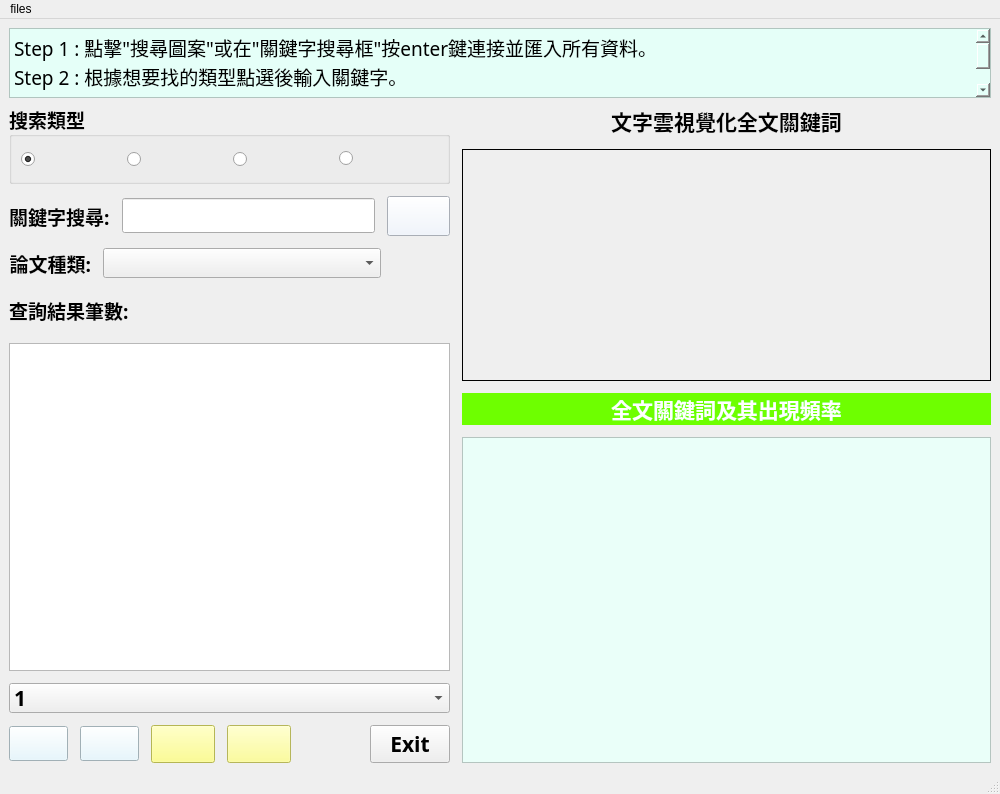
<?xml version="1.0" encoding="UTF-8"?>
<ui version="4.0">
 <class>MainWindow</class>
 <widget class="QMainWindow" name="MainWindow">
  <property name="geometry">
   <rect>
    <x>0</x>
    <y>0</y>
    <width>1000</width>
    <height>794</height>
   </rect>
  </property>
  <property name="windowTitle">
   <string>MainWindow</string>
  </property>
  <property name="windowIcon">
   <iconset>
    <normaloff>essay.png</normaloff>essay.png</iconset>
  </property>
  <widget class="QWidget" name="centralwidget">
   <property name="minimumSize">
    <size>
     <width>900</width>
     <height>600</height>
    </size>
   </property>
   <layout class="QVBoxLayout" name="verticalLayout_10" stretch="1,10">
    <item>
     <widget class="QTextBrowser" name="textBrowser">
      <property name="maximumSize">
       <size>
        <width>16777215</width>
        <height>80</height>
       </size>
      </property>
      <property name="font">
       <font>
        <family>微軟正黑體</family>
        <pointsize>14</pointsize>
       </font>
      </property>
      <property name="styleSheet">
       <string notr="true">background-color: rgb(229, 255, 248);</string>
      </property>
      <property name="html">
       <string>&lt;!DOCTYPE HTML PUBLIC &quot;-//W3C//DTD HTML 4.0//EN&quot; &quot;http://www.w3.org/TR/REC-html40/strict.dtd&quot;&gt;
&lt;html&gt;&lt;head&gt;&lt;meta name=&quot;qrichtext&quot; content=&quot;1&quot; /&gt;&lt;style type=&quot;text/css&quot;&gt;
p, li { white-space: pre-wrap; }
&lt;/style&gt;&lt;/head&gt;&lt;body style=&quot; font-family:'微軟正黑體'; font-size:14pt; font-weight:400; font-style:normal;&quot;&gt;
&lt;p style=&quot; margin-top:0px; margin-bottom:0px; margin-left:0px; margin-right:0px; -qt-block-indent:0; text-indent:0px;&quot;&gt;&lt;span style=&quot; font-family:'PMingLiU';&quot;&gt;Step 1 : 點擊&amp;quot;搜尋圖案&amp;quot;或在&amp;quot;關鍵字搜尋框&amp;quot;按enter鍵連接並匯入所有資料。&lt;/span&gt;&lt;/p&gt;
&lt;p style=&quot; margin-top:0px; margin-bottom:0px; margin-left:0px; margin-right:0px; -qt-block-indent:0; text-indent:0px;&quot;&gt;&lt;span style=&quot; font-family:'PMingLiU';&quot;&gt;Step 2 : 根據想要找的類型點選後輸入關鍵字。&lt;/span&gt;&lt;/p&gt;
&lt;p style=&quot; margin-top:0px; margin-bottom:0px; margin-left:0px; margin-right:0px; -qt-block-indent:0; text-indent:0px;&quot;&gt;&lt;span style=&quot; font-family:'PMingLiU';&quot;&gt;Step 3 : 主視窗為查詢結果，雙擊資料後主視窗會出現該篇論文以 TF-IDF 的視覺化，副視窗則是該篇論文的內容。&lt;/span&gt;&lt;/p&gt;
&lt;p style=&quot; margin-top:0px; margin-bottom:0px; margin-left:0px; margin-right:0px; -qt-block-indent:0; text-indent:0px;&quot;&gt;&lt;span style=&quot; font-family:'PMingLiU';&quot;&gt;小彩蛋:給朋友使用時可以在關鍵字搜尋 &amp;quot;love&amp;quot;&lt;/span&gt;&lt;/p&gt;&lt;/body&gt;&lt;/html&gt;</string>
      </property>
     </widget>
    </item>
    <item>
     <layout class="QHBoxLayout" name="horizontalLayout_4" stretch="5,6">
      <property name="spacing">
       <number>12</number>
      </property>
      <item>
       <layout class="QVBoxLayout" name="verticalLayout_9" stretch="1,1,1,1,8,1,1">
        <item>
         <widget class="QGroupBox" name="groupBox">
          <property name="font">
           <font>
            <family>微軟正黑體</family>
            <pointsize>14</pointsize>
            <weight>75</weight>
            <bold>true</bold>
           </font>
          </property>
          <property name="title">
           <string>搜索類型</string>
          </property>
          <layout class="QHBoxLayout" name="horizontalLayout_5">
           <property name="spacing">
            <number>7</number>
           </property>
           <item>
            <widget class="QRadioButton" name="RTBN_all">
             <property name="maximumSize">
              <size>
               <width>20</width>
               <height>30</height>
              </size>
             </property>
             <property name="text">
              <string/>
             </property>
             <property name="checked">
              <bool>true</bool>
             </property>
            </widget>
           </item>
           <item>
            <widget class="QLabel" name="LB_all">
             <property name="maximumSize">
              <size>
               <width>100</width>
               <height>50</height>
              </size>
             </property>
             <property name="text">
              <string/>
             </property>
             <property name="scaledContents">
              <bool>true</bool>
             </property>
            </widget>
           </item>
           <item>
            <spacer name="horizontalSpacer">
             <property name="orientation">
              <enum>Qt::Horizontal</enum>
             </property>
             <property name="sizeType">
              <enum>QSizePolicy::Fixed</enum>
             </property>
             <property name="sizeHint" stdset="0">
              <size>
               <width>20</width>
               <height>20</height>
              </size>
             </property>
            </spacer>
           </item>
           <item>
            <widget class="QRadioButton" name="RTBN_title">
             <property name="maximumSize">
              <size>
               <width>20</width>
               <height>20</height>
              </size>
             </property>
             <property name="text">
              <string/>
             </property>
            </widget>
           </item>
           <item>
            <widget class="QLabel" name="LB_title">
             <property name="maximumSize">
              <size>
               <width>100</width>
               <height>50</height>
              </size>
             </property>
             <property name="text">
              <string/>
             </property>
             <property name="scaledContents">
              <bool>true</bool>
             </property>
            </widget>
           </item>
           <item>
            <spacer name="horizontalSpacer_2">
             <property name="orientation">
              <enum>Qt::Horizontal</enum>
             </property>
             <property name="sizeType">
              <enum>QSizePolicy::Fixed</enum>
             </property>
             <property name="sizeHint" stdset="0">
              <size>
               <width>20</width>
               <height>20</height>
              </size>
             </property>
            </spacer>
           </item>
           <item>
            <widget class="QRadioButton" name="RTBN_authors">
             <property name="maximumSize">
              <size>
               <width>20</width>
               <height>20</height>
              </size>
             </property>
             <property name="text">
              <string/>
             </property>
            </widget>
           </item>
           <item>
            <widget class="QLabel" name="LB_authors">
             <property name="maximumSize">
              <size>
               <width>100</width>
               <height>50</height>
              </size>
             </property>
             <property name="text">
              <string/>
             </property>
             <property name="scaledContents">
              <bool>true</bool>
             </property>
            </widget>
           </item>
           <item>
            <spacer name="horizontalSpacer_3">
             <property name="orientation">
              <enum>Qt::Horizontal</enum>
             </property>
             <property name="sizeType">
              <enum>QSizePolicy::Fixed</enum>
             </property>
             <property name="sizeHint" stdset="0">
              <size>
               <width>20</width>
               <height>20</height>
              </size>
             </property>
            </spacer>
           </item>
           <item>
            <widget class="QRadioButton" name="RTBN_abstract">
             <property name="maximumSize">
              <size>
               <width>20</width>
               <height>16777215</height>
              </size>
             </property>
             <property name="text">
              <string/>
             </property>
            </widget>
           </item>
           <item>
            <widget class="QLabel" name="LB_abstract">
             <property name="maximumSize">
              <size>
               <width>100</width>
               <height>50</height>
              </size>
             </property>
             <property name="text">
              <string/>
             </property>
             <property name="scaledContents">
              <bool>true</bool>
             </property>
            </widget>
           </item>
           <item>
            <spacer name="horizontalSpacer_4">
             <property name="orientation">
              <enum>Qt::Horizontal</enum>
             </property>
             <property name="sizeType">
              <enum>QSizePolicy::Fixed</enum>
             </property>
             <property name="sizeHint" stdset="0">
              <size>
               <width>20</width>
               <height>20</height>
              </size>
             </property>
            </spacer>
           </item>
          </layout>
         </widget>
        </item>
        <item>
         <layout class="QHBoxLayout" name="horizontalLayout" stretch="1,4,1">
          <item>
           <layout class="QVBoxLayout" name="verticalLayout_3">
            <item>
             <widget class="QLabel" name="label_2">
              <property name="font">
               <font>
                <family>微軟正黑體</family>
                <pointsize>14</pointsize>
                <weight>75</weight>
                <bold>true</bold>
               </font>
              </property>
              <property name="text">
               <string>關鍵字搜尋:</string>
              </property>
             </widget>
            </item>
           </layout>
          </item>
          <item>
           <layout class="QVBoxLayout" name="verticalLayout_2">
            <item>
             <widget class="QLineEdit" name="lineEdit_key">
              <property name="font">
               <font>
                <family>微軟正黑體</family>
                <pointsize>14</pointsize>
                <weight>75</weight>
                <bold>true</bold>
               </font>
              </property>
             </widget>
            </item>
           </layout>
          </item>
          <item>
           <layout class="QVBoxLayout" name="verticalLayout">
            <item>
             <widget class="QPushButton" name="p_But_by_title">
              <property name="minimumSize">
               <size>
                <width>50</width>
                <height>40</height>
               </size>
              </property>
              <property name="font">
               <font>
                <family>微軟正黑體</family>
                <pointsize>16</pointsize>
                <weight>75</weight>
                <bold>true</bold>
               </font>
              </property>
              <property name="autoFillBackground">
               <bool>false</bool>
              </property>
              <property name="styleSheet">
               <string notr="true">background-color: rgb(237, 244, 255);</string>
              </property>
              <property name="text">
               <string/>
              </property>
              <property name="icon">
               <iconset>
                <normaloff>search.svg</normaloff>search.svg</iconset>
              </property>
              <property name="iconSize">
               <size>
                <width>50</width>
                <height>50</height>
               </size>
              </property>
             </widget>
            </item>
           </layout>
          </item>
         </layout>
        </item>
        <item>
         <layout class="QHBoxLayout" name="horizontalLayout_7" stretch="1,4,1">
          <item>
           <widget class="QLabel" name="label_5">
            <property name="font">
             <font>
              <family>微軟正黑體</family>
              <pointsize>14</pointsize>
              <weight>75</weight>
              <bold>true</bold>
             </font>
            </property>
            <property name="text">
             <string>論文種類:</string>
            </property>
            <property name="alignment">
             <set>Qt::AlignRight|Qt::AlignTrailing|Qt::AlignVCenter</set>
            </property>
           </widget>
          </item>
          <item>
           <widget class="QComboBox" name="CBX_type">
            <property name="font">
             <font>
              <family>Times New Roman</family>
              <pointsize>14</pointsize>
              <weight>75</weight>
              <bold>true</bold>
             </font>
            </property>
           </widget>
          </item>
          <item>
           <spacer name="horizontalSpacer_5">
            <property name="orientation">
             <enum>Qt::Horizontal</enum>
            </property>
            <property name="sizeHint" stdset="0">
             <size>
              <width>40</width>
              <height>20</height>
             </size>
            </property>
           </spacer>
          </item>
         </layout>
        </item>
        <item>
         <layout class="QHBoxLayout" name="horizontalLayout_6" stretch="1,3">
          <item>
           <widget class="QLabel" name="label">
            <property name="font">
             <font>
              <family>微軟正黑體</family>
              <pointsize>14</pointsize>
              <weight>75</weight>
              <bold>true</bold>
             </font>
            </property>
            <property name="text">
             <string>查詢結果筆數:</string>
            </property>
           </widget>
          </item>
          <item>
           <widget class="QLabel" name="LB_sample">
            <property name="font">
             <font>
              <family>Times New Roman</family>
              <pointsize>14</pointsize>
              <weight>75</weight>
              <bold>true</bold>
             </font>
            </property>
            <property name="text">
             <string/>
            </property>
           </widget>
          </item>
         </layout>
        </item>
        <item>
         <widget class="QTableView" name="tableView">
          <property name="font">
           <font>
            <family>微軟正黑體</family>
            <weight>75</weight>
            <bold>true</bold>
           </font>
          </property>
         </widget>
        </item>
        <item>
         <widget class="QComboBox" name="CMBX_page">
          <property name="maximumSize">
           <size>
            <width>16777215</width>
            <height>30</height>
           </size>
          </property>
          <property name="font">
           <font>
            <family>微軟正黑體</family>
            <pointsize>16</pointsize>
            <weight>75</weight>
            <bold>true</bold>
           </font>
          </property>
          <item>
           <property name="text">
            <string>1</string>
           </property>
          </item>
          <item>
           <property name="text">
            <string>2</string>
           </property>
          </item>
         </widget>
        </item>
        <item>
         <layout class="QHBoxLayout" name="horizontalLayout_3">
          <item>
           <widget class="QPushButton" name="PTBN_first">
            <property name="font">
             <font>
              <family>微軟正黑體</family>
              <pointsize>14</pointsize>
              <weight>75</weight>
              <bold>true</bold>
             </font>
            </property>
            <property name="styleSheet">
             <string notr="true">background-color: rgb(225, 247, 255);</string>
            </property>
            <property name="text">
             <string/>
            </property>
            <property name="icon">
             <iconset>
              <normaloff>rewind-button.png</normaloff>rewind-button.png</iconset>
            </property>
            <property name="iconSize">
             <size>
              <width>30</width>
              <height>20</height>
             </size>
            </property>
           </widget>
          </item>
          <item>
           <widget class="QPushButton" name="PTBN_previous">
            <property name="font">
             <font>
              <family>微軟正黑體</family>
              <pointsize>14</pointsize>
              <weight>75</weight>
              <bold>true</bold>
             </font>
            </property>
            <property name="styleSheet">
             <string notr="true">background-color: rgb(225, 247, 255);</string>
            </property>
            <property name="text">
             <string/>
            </property>
            <property name="icon">
             <iconset>
              <normaloff>previous.png</normaloff>previous.png</iconset>
            </property>
            <property name="iconSize">
             <size>
              <width>30</width>
              <height>20</height>
             </size>
            </property>
           </widget>
          </item>
          <item>
           <widget class="QPushButton" name="ptbn_next">
            <property name="font">
             <font>
              <family>微軟正黑體</family>
              <pointsize>16</pointsize>
              <weight>75</weight>
              <bold>true</bold>
             </font>
            </property>
            <property name="styleSheet">
             <string notr="true">background-color: rgb(253, 255, 117);</string>
            </property>
            <property name="text">
             <string/>
            </property>
            <property name="icon">
             <iconset>
              <normaloff>next.png</normaloff>next.png</iconset>
            </property>
            <property name="iconSize">
             <size>
              <width>30</width>
              <height>20</height>
             </size>
            </property>
           </widget>
          </item>
          <item>
           <widget class="QPushButton" name="PTBN_last">
            <property name="font">
             <font>
              <family>微軟正黑體</family>
              <pointsize>16</pointsize>
              <weight>75</weight>
              <bold>true</bold>
             </font>
            </property>
            <property name="styleSheet">
             <string notr="true">background-color: rgb(255, 255, 127);</string>
            </property>
            <property name="text">
             <string/>
            </property>
            <property name="icon">
             <iconset>
              <normaloff>forward-button.png</normaloff>forward-button.png</iconset>
            </property>
            <property name="iconSize">
             <size>
              <width>30</width>
              <height>20</height>
             </size>
            </property>
           </widget>
          </item>
          <item>
           <widget class="QLabel" name="LB_page">
            <property name="font">
             <font>
              <family>微軟正黑體</family>
              <pointsize>18</pointsize>
              <weight>75</weight>
              <bold>true</bold>
             </font>
            </property>
            <property name="text">
             <string/>
            </property>
            <property name="alignment">
             <set>Qt::AlignCenter</set>
            </property>
           </widget>
          </item>
          <item>
           <widget class="QPushButton" name="PTBN_exit">
            <property name="font">
             <font>
              <family>微軟正黑體</family>
              <pointsize>16</pointsize>
              <weight>75</weight>
              <bold>true</bold>
             </font>
            </property>
            <property name="text">
             <string>Exit</string>
            </property>
           </widget>
          </item>
         </layout>
        </item>
       </layout>
      </item>
      <item>
       <layout class="QVBoxLayout" name="verticalLayout_7" stretch="3,4">
        <item>
         <layout class="QVBoxLayout" name="verticalLayout_6" stretch="1,7">
          <item>
           <widget class="QLabel" name="label_4">
            <property name="font">
             <font>
              <family>微軟正黑體</family>
              <pointsize>16</pointsize>
              <weight>75</weight>
              <bold>true</bold>
             </font>
            </property>
            <property name="text">
             <string>文字雲視覺化全文關鍵詞</string>
            </property>
            <property name="alignment">
             <set>Qt::AlignCenter</set>
            </property>
           </widget>
          </item>
          <item>
           <widget class="QLabel" name="LB_WC">
            <property name="maximumSize">
             <size>
              <width>16777215</width>
              <height>16777215</height>
             </size>
            </property>
            <property name="font">
             <font>
              <family>微軟正黑體</family>
              <pointsize>16</pointsize>
              <weight>75</weight>
              <bold>true</bold>
             </font>
            </property>
            <property name="frameShape">
             <enum>QFrame::Box</enum>
            </property>
            <property name="text">
             <string/>
            </property>
            <property name="scaledContents">
             <bool>true</bool>
            </property>
            <property name="alignment">
             <set>Qt::AlignCenter</set>
            </property>
           </widget>
          </item>
         </layout>
        </item>
        <item>
         <layout class="QVBoxLayout" name="verticalLayout_5">
          <item>
           <widget class="QLabel" name="label_3">
            <property name="font">
             <font>
              <family>微軟正黑體</family>
              <pointsize>16</pointsize>
              <weight>75</weight>
              <bold>true</bold>
             </font>
            </property>
            <property name="styleSheet">
             <string notr="true">background-color: rgb(110, 255, 0);
border-top-color: rgb(9, 9, 9);
border-color: rgb(6, 6, 6);
color: rgb(255, 255, 255);</string>
            </property>
            <property name="text">
             <string>全文關鍵詞及其出現頻率</string>
            </property>
            <property name="alignment">
             <set>Qt::AlignCenter</set>
            </property>
           </widget>
          </item>
          <item>
           <widget class="QTextBrowser" name="textBrowser_abstract">
            <property name="font">
             <font>
              <family>微軟正黑體</family>
              <pointsize>14</pointsize>
              <weight>75</weight>
              <bold>true</bold>
             </font>
            </property>
            <property name="styleSheet">
             <string notr="true">background-color: rgb(234, 255, 249);</string>
            </property>
           </widget>
          </item>
         </layout>
        </item>
       </layout>
      </item>
     </layout>
    </item>
   </layout>
  </widget>
  <widget class="QMenuBar" name="menubar">
   <property name="geometry">
    <rect>
     <x>0</x>
     <y>0</y>
     <width>1000</width>
     <height>21</height>
    </rect>
   </property>
   <widget class="QMenu" name="menufiles">
    <property name="title">
     <string>files</string>
    </property>
    <addaction name="actionSave_Data"/>
    <addaction name="actionEXIT"/>
   </widget>
   <addaction name="menufiles"/>
  </widget>
  <widget class="QStatusBar" name="statusbar"/>
  <action name="actionSave_Data">
   <property name="text">
    <string>save</string>
   </property>
  </action>
  <action name="actionEXIT">
   <property name="text">
    <string>exit</string>
   </property>
  </action>
 </widget>
 <resources/>
 <connections/>
</ui>
